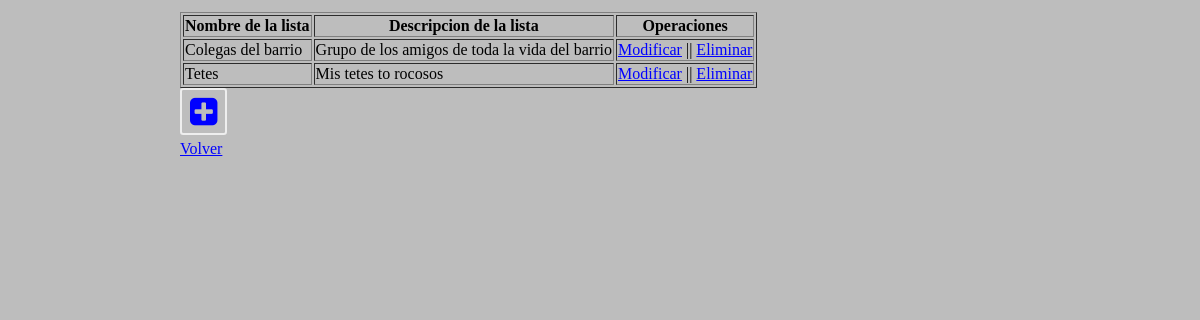
The app's page /gestionarlistas.php (signed in) with its own data.
### tables this page shows
CREATE TABLE IF NOT EXISTS `lista` (
`id_lista` int(11) NOT NULL,
  `id_usuario` int(11) DEFAULT NULL,
  `nombre_lista` varchar(30) DEFAULT NULL,
  `descripcion_lista` text
);

### gestionarlistas.php (the view, shortened to what this page needs)
<!DOCTYPE html>
<html>
	<head>
		<link rel="stylesheet" type="text/css" href="style.css">
	    <link rel="stylesheet" href="https://maxcdn.bootstrapcdn.com/font-awesome/4.4.0/css/font-awesome.min.css">
	</head>
	<body>
		<?php
			$con = mysqli_connect('localhost','root','DAW22015','bd_mycontacts');
			$sql = "SELECT * FROM lista, usuario WHERE `lista`.`id_usuario` = '$_SESSION[id]' AND `usuario`.`mail_usuario` = '$_SESSION[mail]'";
			$datos = mysqli_query($con, $sql);
			?>
			<table border>
				<tr>
					<th>Nombre de la lista</th>
					<th>Descripcion de la lista</th>
					<th>Operaciones</th>
				</tr>
				<?php
				while ($prod = mysqli_fetch_array($datos)){
					echo utf8_encode("<td>$prod[nombre_lista]");
					echo utf8_encode("</td><td>$prod[descripcion_lista]</td><td>");
					echo "<a href='modificarLista.php?id_lista=$prod[id_lista]'>Modificar</a>";
					echo " || <a href='eliminarLista.php?id_lista=$prod[id_lista]'>Eliminar</i></a>";
					echo "</td></tr>";
				}
				?>
			</table>
			<a href="insertLista.php"><i class='fa fa-plus-square fa-2x fa-pull-left fa-border'></i></a>
		<br/><br/>
		<p><a href="principal.php">Volver</a></p>
	</body>
</html>

### style.css (style rules this page uses)
body { margin: 1% 15% 0 15%; background-color: #BDBDBD; }

### gestionarlistas.php (style rules this page uses)
a { color: blue; }

### records on screen
lista: nombre_lista "Colegas del barrio", descripcion_lista "Grupo de los amigos de toda la vida del barrio"
lista: nombre_lista "Tetes", descripcion_lista "Mis tetes to rocosos"
